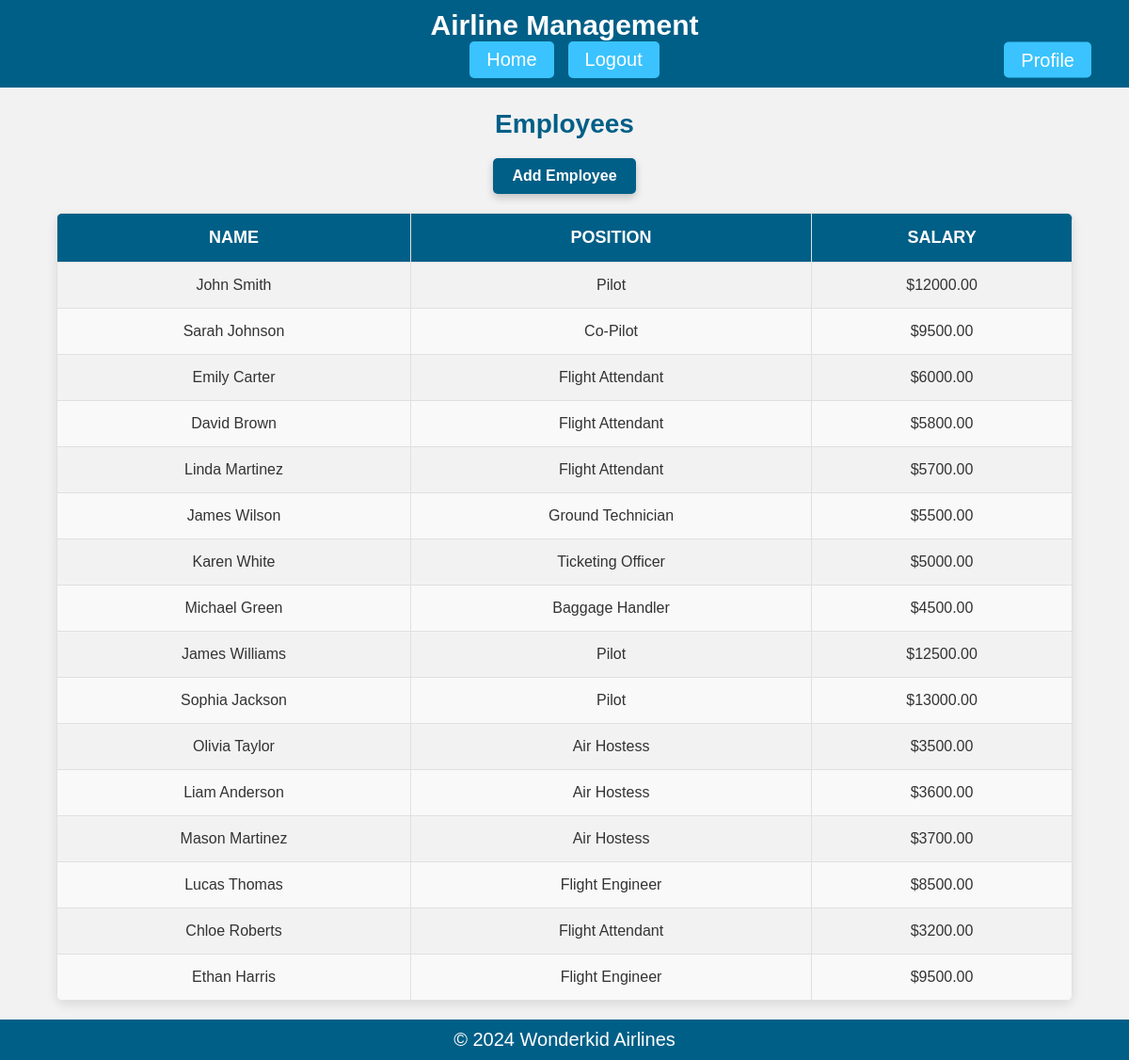
The app's page /employees/ (signed in) with its own data.
### Airlines/models.py (models this page shows, shortened)
class Employee(models.Model):
    name = models.CharField(max_length=100)
    position = models.CharField(max_length=50)
    salary = models.DecimalField(max_digits=10, decimal_places=2)

### Airlines/views.py (the view)
# urls.py: path('employees/', views.employees, name='employees'),
@login_required
def employees(request):
    employees = Employee.objects.all()
    return render(request, 'employees.html', {'employees': employees})

### Airlines/templates/employees.html (shortened to what this page needs)
{% extends 'base.html' %}
{% block content %}
    <h2>Employees</h2>
    <a href="{% url 'add_employee' %}" class="btn primary-btn">Add Employee</a>
    <table>
        <thead>
            <tr>
                <th>Name</th>
                <th>Position</th>
                <th>Salary</th>
            </tr>
        </thead>
        <tbody>
            {% for employee in employees %}
                <tr>
                    <td>{{ employee.name }}</td>
                    <td>{{ employee.position }}</td>
                    <td>${{ employee.salary }}</td>
                </tr>
            {% endfor %}
        </tbody>
    </table>
{% endblock %}

### Airlines/templates/base.html (style rules this page uses)
body { font-family: Arial, sans-serif; background-color: #f2f2f2; margin: 0; padding: 0; color: #333; min-height: 100vh; display: flex; flex-direction: column; }

### Airlines/templates/employees.html (style rules this page uses)
h2 { text-align: center; color: #005f87; font-size: 28px; margin-bottom: 20px; font-weight: bold; }
table { width: 90%; margin: 20px auto; border-collapse: collapse; border-radius: 8px; overflow: hidden; box-shadow: 0px 4px 12px rgba(0, 0, 0, 0.1); }
table th, table td { padding: 15px; text-align: center; font-size: 16px; border: 1px solid #e0e0e0; }
table th { background-color: #005f87; color: white; font-weight: bold; text-transform: uppercase; font-size: 18px; }
table tbody tr:nth-child(even) { background-color: #f9f9f9; }
.btn { display: inline-block; padding: 10px 20px; background-color: #005f87; color: white; text-decoration: none; border-radius: 5px; font-size: 20px; font-weight: 500; transition: background-color 0.3s ease, transform 0.2s ease; }
.primary-btn { display: block; width: fit-content; margin: 0 auto 20px; background-color: #005f87; font-size: 16px; font-weight: bold; box-shadow: 0px 4px 8px rgba(0, 0, 0, 0.2); }

### records on screen
Employee: name "John Smith", position "Pilot", salary "12000.00"
Employee: name "Sarah Johnson", position "Co-Pilot", salary "9500.00"
Employee: name "Emily Carter", position "Flight Attendant", salary "6000.00"
Employee: name "David Brown", position "Flight Attendant", salary "5800.00"
Employee: name "Linda Martinez", position "Flight Attendant", salary "5700.00"
Employee: name "James Wilson", position "Ground Technician", salary "5500.00"
Employee: name "Karen White", position "Ticketing Officer", salary "5000.00"
Employee: name "Michael Green", position "Baggage Handler", salary "4500.00"
Employee: name "James Williams", position "Pilot", salary "12500.00"
Employee: name "Sophia Jackson", position "Pilot", salary "13000.00"
Employee: name "Olivia Taylor", position "Air Hostess", salary "3500.00"
Employee: name "Liam Anderson", position "Air Hostess", salary "3600.00"
Employee: name "Mason Martinez", position "Air Hostess", salary "3700.00"
Employee: name "Lucas Thomas", position "Flight Engineer", salary "8500.00"
Employee: name "Chloe Roberts", position "Flight Attendant", salary "3200.00"
Employee: name "Ethan Harris", position "Flight Engineer", salary "9500.00"
